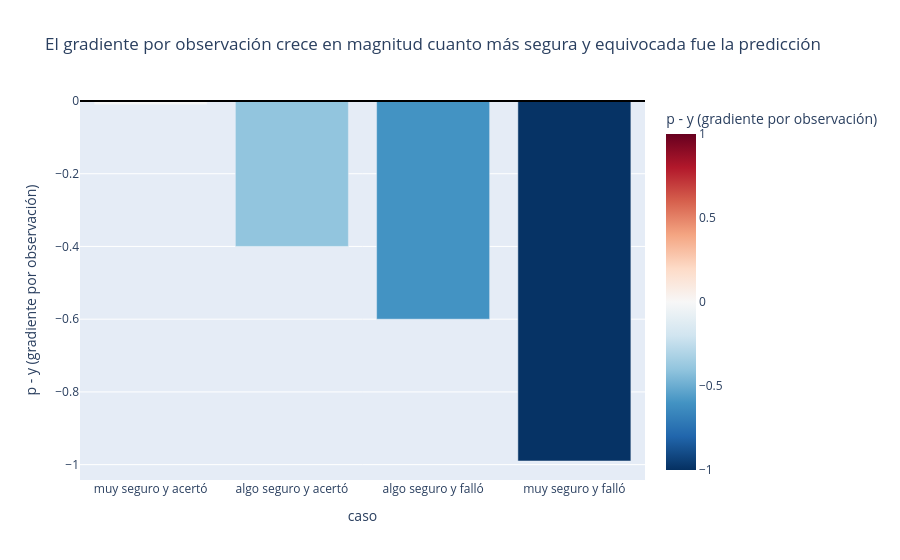

The cell this chart's notebook holds for it:
### Markdown cell above
## 5. El gradiente: sorprendentemente simple

Para reducir el costo, un algoritmo de descenso de gradiente necesita la
derivada del costo respecto a los parámetros — la misma idea de "pendiente que
indica hacia dónde moverse" que se explica en detalle en
[`01_funcion_de_costo.ipynb` de regresión lineal](../../regresion/regresion_lineal/01_funcion_de_costo.ipynb).
Aquí, al derivar la pérdida respecto al puntaje $z$, todos los logaritmos y
exponenciales se cancelan y queda una expresión muy simple:

$$\frac{\partial J}{\partial z} = p - y$$

En palabras: el "empuje" para corregir los parámetros es, literalmente, **la
probabilidad predicha menos la etiqueta real**. Si el modelo predijo $p=0.9$
para una observación con $y=1$, el error es pequeño ($-0.1$); si predijo
$p=0.9$ para $y=0$, el error es grande ($0.9$). Veámoslo con los mismos 4 casos
de antes:

### Code cell
casos = casos.with_columns(((pl.col("p_predicha") - pl.col("y_real"))).alias("p - y (gradiente por observación)"))
fig = px.bar(
    casos, x="caso", y="p - y (gradiente por observación)",
    title="El gradiente por observación crece en magnitud cuanto más segura y equivocada fue la predicción",
    color="p - y (gradiente por observación)", color_continuous_scale="RdBu_r", range_color=[-1, 1],
)
fig.add_hline(y=0, line_color="black")
fig.show()

### Figure 1 — Plotly figure (JSON) as saved in the notebook; plotly's stock layout.template omitted (floating-point values rounded to 4 significant figures)
{"data": [{"hovertemplate": "caso=%{x}<br>p - y (gradiente por observación)=%{marker.color}<extra></extra>", "legendgroup": "", "marker": {"color": [-0.01, -0.4, -0.6, -0.99], "coloraxis": "coloraxis", "pattern": {"shape": ""}}, "name": "", "orientation": "v", "showlegend": false, "textposition": "auto", "type": "bar", "x": ["muy seguro y acertó", "algo seguro y acertó", "algo seguro y falló", "muy seguro y falló"], "xaxis": "x", "y": [-0.01, -0.4, -0.6, -0.99], "yaxis": "y"}], "layout": {"barmode": "relative", "coloraxis": {"autocolorscale": false, "cmax": 1, "cmin": -1, "colorbar": {"title": {"text": "p - y (gradiente por observación)"}}, "colorscale": [[0.0, "rgb(5,48,97)"], [0.1, "rgb(33,102,172)"], [0.2, "rgb(67,147,195)"], [0.3, "rgb(146,197,222)"], [0.4, "rgb(209,229,240)"], [0.5, "rgb(247,247,247)"], [0.6, "rgb(253,219,199)"], [0.7, "rgb(244,165,130)"], [0.8, "rgb(214,96,77)"], [0.9, "rgb(178,24,43)"], [1.0, "rgb(103,0,31)"]]}, "legend": {"tracegroupgap": 0}, "shapes": [{"line": {"color": "black"}, "type": "line", "x0": 0, "x1": 1, "xref": "x domain", "y0": 0, "y1": 0, "yref": "y"}], "title": {"text": "El gradiente por observación crece en magnitud cuanto más segura y equivocada fue la predicción"}, "xaxis": {"anchor": "y", "domain": [0.0, 1.0], "title": {"text": "caso"}}, "yaxis": {"anchor": "x", "domain": [0.0, 1.0], "title": {"text": "p - y (gradiente por observación)"}}}}
